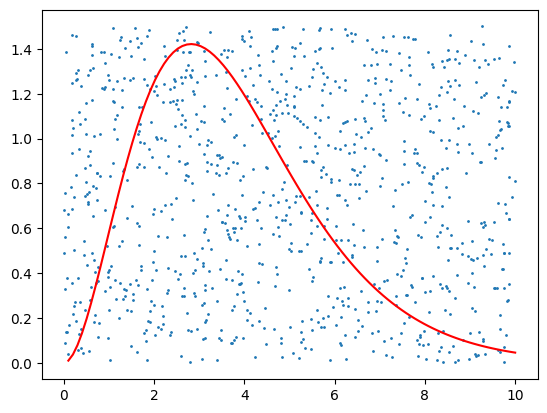

Write the Python code that produced this figure.
import random
import numpy as np
from matplotlib import pyplot as plt
import math

def f(x):
  # return 1/(1 + x**2)
  return (x**3)/(((math.e)**x) -1)

height = 1.5
width = 10
num_coordinates = 1000
coordinates_x = []
coordinates_y = []
ns = 0

for _ in range(num_coordinates):
    x = random.uniform(0, 10)
    y = random.uniform(0, height)
    coordinates_x.append(x)
    coordinates_y.append(y)


for _ in range (num_coordinates):
  if coordinates_y[_] <= f(coordinates_x[_]):
    ns = ns + 1
  else:
    continue


x = np.linspace(0, width, 100)

plt.plot(x, f(x), color='red')


plt.scatter(coordinates_x,coordinates_y, s = 1)
print('ns ', ns)

area = height*width*ns/num_coordinates
print('Area: ', area)
plt.show()
